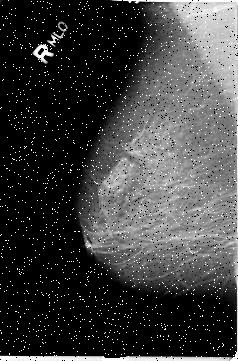
%> input picture DRLSE/images/Original_2_b2.jpg, 238 x 361 px
$ octave --eval "MAM_SEG2;"   (GNU Octave 9; MATLAB toolbox functions it lacks are replaced by stand-ins)
%> lines starting %> are read from the running program, lines starting %| are printed output that depends on the picture; in (x1, y1, x2, y2) boxes, pixels count from 0 and x2, y2 are one past the last pixel; in counts of white or black regions, pixels touching at a corner belong together; the program's own positions count from 1
function MAM_SEG2
%% INICIALITZACIÓ
clearvars; close all; clc;
%% Read and gray
Img=imread('images/Original_2_b2.jpg');
%> Img is the input picture: size 361x238 uint8; min 0, max 255, mean 65
figure(1); imshow(Img); title('Original Image');
frm = 0;
% Hi trobem molt soroll del tipus salt & pepper per el que aplicarem un
% filtre de mediana per reduirne el efecte
%% Extreure soroll
Img=medfilt2(Img,[3 3]);
figure(2);
imagesc(Img,[0, 255]); axis off; axis equal; colormap(gray);
title('Smoothed imatge');
%% Extreure etiqueta
SE0 = strel('diamond', 5);
Img1 = imopen(Img, SE0);
figure(3);
imshow(Img1,[0, 255]); axis off; axis equal; colormap(gray);
title('Imatge sense etiqueta');
%% Gaussian
G=fspecial('gaussian',30,3); % 15 Caussian kernel
Img_G=conv2(Img1,G,'same');  % smooth image by Gaussiin convolution
figure(4);
imagesc(Img_G,[0, 255]); axis off; axis equal; colormap(gray); title('Blurred image');
%% Extracció de gradients
[Ix,Iy]=gradient(Img_G);
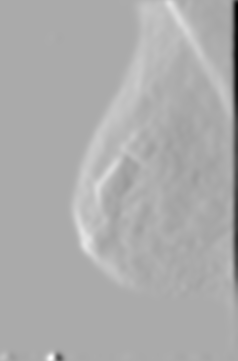
%> Ix: size 361x238 double; min -26.85, max 13.28, mean 0.22; drawn with min black and max white
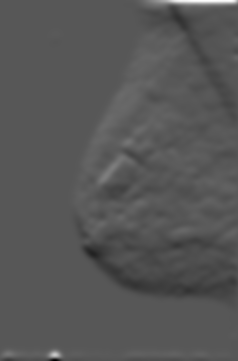
%> Iy: size 361x238 double; min -12.88, max 24.59, mean -0.1; drawn with min black and max white
f=Ix.^2+Iy.^2;
g=1./(1+f);  % edge indicator function.
g=exp(-f);
g=medfilt2(g,[5 5]);
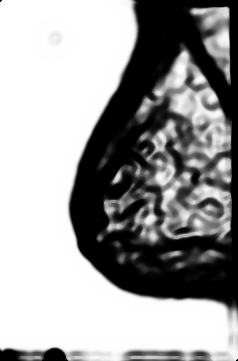
%> g: size 361x238 double; min 0, max 1, mean 0.618

figure(4); subplot(1,2,1);imshow(f); axis off; axis equal; title('Imatge Gradient');
subplot(1,2,2); imshow(g); axis off; axis equal; title('Imatge Gradient Invers');
%% Paràmetres necessaris
% Un cop extret els gradients utilitzarem el mètode DRLSE utilitzat en la
% pràctica de segementació. Per inicialitzarlo primer hem d'iniciar els
% valors d'uns paràmetres que caracteritzarant el funcionament del
% algorisme.
timestep=2;  % time step
mu=0.2;  % coefficient of the distance regularization term R(phi)
lambda=5; %coefficient of the weighted length term L(phi)
alfa= 3;  %  coefficient of the weighted area term A(phi)
epsilon=1.5; % papramater that specifies the width of the DiracDelta function
c0=2;
maxiter=801;
sigma=2.0;    % scale parameter in Gaussian kernel
%% Set initial phi
phi = c0*ones(size(Img));
phi(10:355,10:235)=-c0;
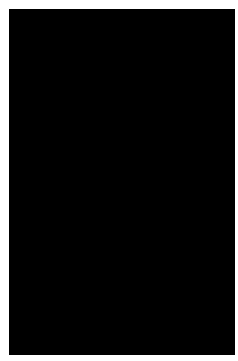
%> phi: size 361x238 double; values -2 (black) and 2 (white), 9% white; 1 white region, box (x1, y1, x2, y2) and area: (0, 0, 238, 361) 7722
figure(3);
imagesc(phi);
axis off; axis equal;colormap(jet);
title('initial phi matrix');
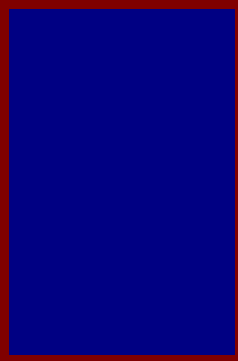
%> displayed picture: size 361x238x3, on the screen's scale of 0 to 255; mean R, G, B 11.5, 0, 119.2

[vx, vy]=gradient(g);
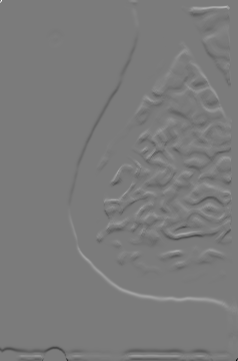
%> vy: size 361x238 double; min -0.936, max 1, mean -0.000449; drawn with min black and max white
%> the loop in MAM_SEG2, `for k=1:maxiter` made 1 pass
%> pass 1, in MAM_SEG2, `phi=phi + timestep*(mu/timestep*distRegTerm + lambda*edgeTerm + alfa*a..`:
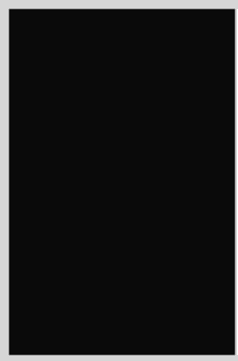
%> phi: size 361x238 double; min -2.2, max 2.8, mean -1.64; drawn with min black and max white
figure(4);
subplot(1,2,1);imagesc(vx); title('x directioned gradient of g');
subplot(1,2,2);imagesc(vy); title('y directioned gradient of g');

for k=1:maxiter
    %% step6, check boundary conditions
    phi=NeumannBoundCond(phi);

    %% step 7 calculate differential of regularized term in Eq.30
    distRegTerm=distReg_p2(phi);

    %% step8 calculate differential of area term in Eq.30
    diracPhi=Dirac(phi,epsilon);
    areaTerm=diracPhi.*g;

    %% step9 calculate differential of length term in Eq.30
    [phi_x,phi_y]=gradient(phi);
    s=sqrt(phi_x.^2 + phi_y.^2);
    Nx=phi_x./(s+1e-10); % add a small positive number to avoid division by zero
    Ny=phi_y./(s+1e-10);
    edgeTerm=diracPhi.*(vx.*Nx+vy.*Ny) + diracPhi.*g.*div(Nx,Ny);

    %% step 10 update phi according to Eq.20
    phi=phi + timestep*(mu/timestep*distRegTerm + lambda*edgeTerm + alfa*areaTerm);

    %% show result in every 50 iteration
    if mod(k,50)==1
        frm=frm+1;
        close all;
        h=figure(5);
        set(gcf,'color','w');
        subplot(1,2,1);
        II=Img;
        II(:,:,2)=Img;II(:,:,3)=Img;
        imshow(II); axis off; axis equal; hold on;
        q=contour(phi, [0,0], 'r');
        msg=['contour result , iteration number=' num2str(k)];
        title(msg);
        subplot(1,2,2);
        mesh(-phi,[-2 2]);
        hold on;  contour(phi, [0,0], 'r','LineWidth',2);

        view([180-30 -65-180]);
        msg=['phi result , iteration number=' num2str(k)];
        title(msg);
        pause(0.1)


%> the run ends on the next line
    frame = getframe(h);
% [29 lines not run here, left out]
function f = distReg_p2(phi)
% compute the distance regularization term with the double-well potential p2 in eqaution (16)
[phi_x,phi_y]=gradient(phi);
s=sqrt(phi_x.^2 + phi_y.^2);
a=(s>=0) & (s<=1);
b=(s>1);
ps=a.*sin(2*pi*s)/(2*pi)+b.*(s-1);  % compute first order derivative of the double-well potential p2 in eqaution (16)
dps=((ps~=0).*ps+(ps==0))./((s~=0).*s+(s==0));  % compute d_p(s)=p'(s)/s in equation (10). As s-->0, we have d_p(s)-->1 according to equation (18)
f = div(dps.*phi_x - phi_x, dps.*phi_y - phi_y) + 4*del2(phi);

function f = div(nx,ny)
[nxx,junk]=gradient(nx);
[junk,nyy]=gradient(ny);
f=nxx+nyy;

function f = Dirac(x, sigma)
f=(1/2/sigma)*(1+cos(pi*x/sigma));
b = (x<=sigma) & (x>=-sigma);
f = f.*b;

function g = NeumannBoundCond(f)
% Make a function satisfy Neumann boundary condition
[nrow,ncol] = size(f);
g = f;
g([1 nrow],[1 ncol]) = g([3 nrow-2],[3 ncol-2]);
g([1 nrow],2:end-1) = g([3 nrow-2],2:end-1);
g(2:end-1,[1 ncol]) = g(2:end-1,[3 ncol-2]);

$ run again, with DRLSE/images/Original_1_b1.jpg copied over DRLSE/images/Original_2_b2.jpg
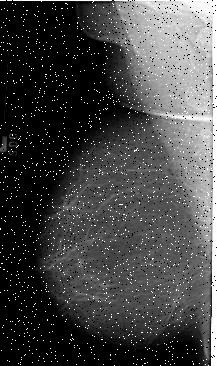
%> input picture DRLSE/images/Original_1_b1.jpg, 217 x 366 px
%> in MAM_SEG2, Img is the input picture: size 366x217 uint8; min 0, max 255, mean 70.8
%> in MAM_SEG2, `[vx, vy]=gradient(g);`:
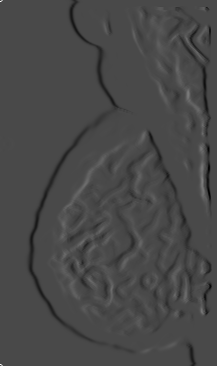
%> vx: size 366x217 double; min -0.404, max 1, mean -0.00454; drawn with min black and max white
%> in MAM_SEG2, `[vx, vy]=gradient(g);`:
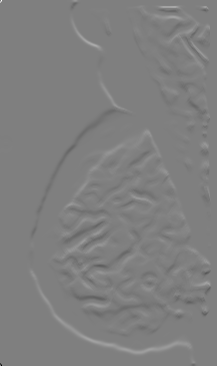
%> vy: size 366x217 double; min -1, max 1, mean 0.00149; drawn with min black and max white

$ run again, with DRLSE/images/Original_4_b4.jpg copied over DRLSE/images/Original_2_b2.jpg
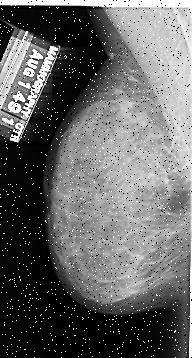
%> input picture DRLSE/images/Original_4_b4.jpg, 192 x 358 px
%> in MAM_SEG2, Img is the input picture: size 358x192 uint8; min 0, max 255, mean 103.3
%> in MAM_SEG2, `[vx, vy]=gradient(g);`:
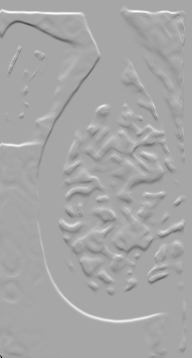
%> vy: size 358x192 double; min -0.84, max 0.449, mean 0.00207; drawn with min black and max white
